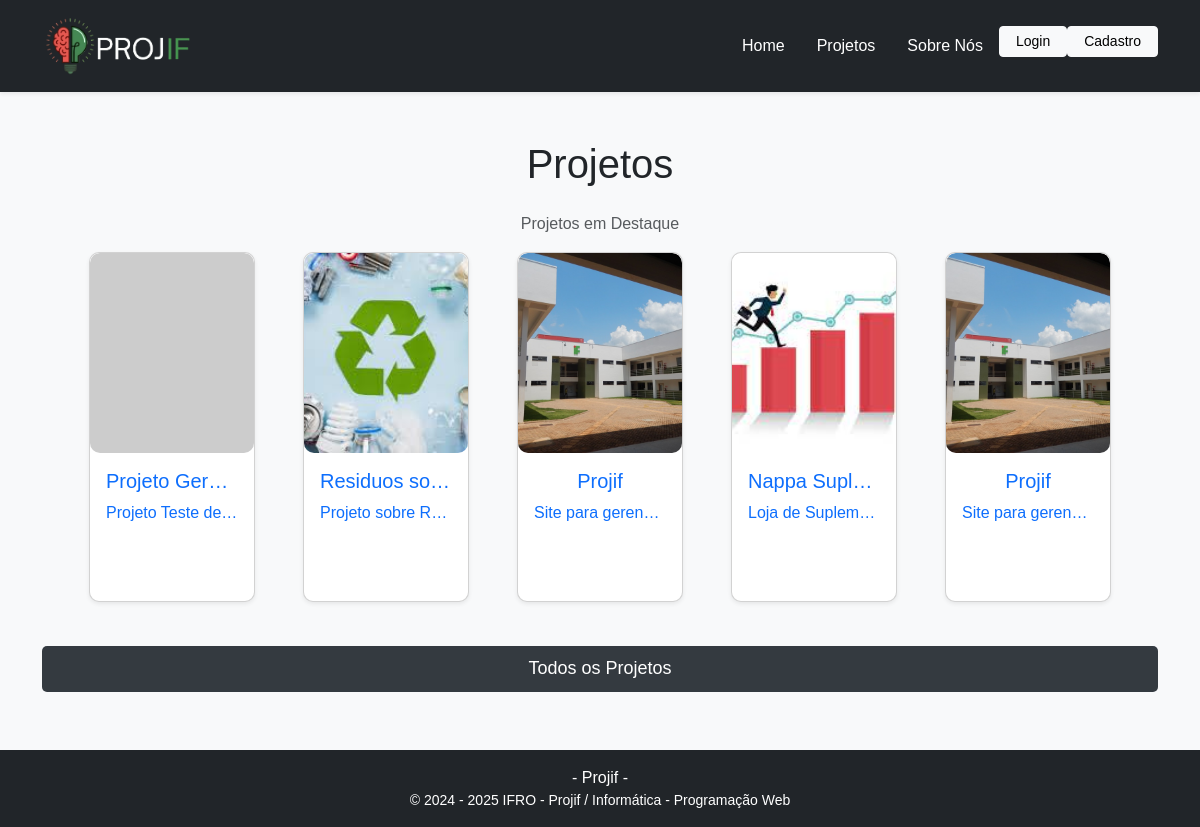
Page /projetos on the committed database.
### tables this page shows
CREATE TABLE `projetos` (
  `id` int(255) NOT NULL,
  `title` varchar(255) NOT NULL,
  `description` varchar(255) NOT NULL,
  `texto` text NOT NULL,
  `data_inicio` date DEFAULT NULL,
  `status` varchar(1) NOT NULL,
  `usuario_id` int(255) NOT NULL,
  `Tecnologias` varchar(255) NOT NULL,
  `banner` varchar(255) DEFAULT NULL
);

### app/controllers/projetoController.php (called while the page is built, shortened)
<?php
class ProjetoController extends Controller
{
    public function index()
    {
        $projetos = Projeto::listarTodos();
        View::render('projeto/index', ['projetos' => $projetos]);
    }
}

### public/index.php (called while the page is built, shortened)
<?php
$url = $_GET['url'] ?? '/';
Router::dispatch($url);

### app/models/projeto.php (called while the page is built, shortened)
<?php
class Projeto extends Model
{
    public static function listarTodos()
    {
        $db = self::getDB();
        $stmt = $db->query("SELECT * FROM projetos");
        return $stmt->fetchAll(PDO::FETCH_ASSOC);
    }
}

### app/views/projeto/index.php (the view, shortened to what this page needs)
<!DOCTYPE html>
<html lang="pt-br">
<head>
    <link rel="stylesheet" href="<?= URL ?>/bootstrap/css/bootstrap.css">
</head>
<body class="d-flex flex-column min-vh-100">
    <?php include './../app/views/partial/header.php'; ?>
    <div class="container py-5 flex-grow-1">
        <h1 class="mb-4 text-center text-dark">Projetos</h1>
        <div class="text-center mb-4">
            <p class="text-muted">Projetos em Destaque</p>
            <div class="row justify-content-center gap-4">
                <?php
                $max = count($projetos);
                $min = 1;
                $destaque_ids = [
                    random_int($min, $max),
                    random_int($min, $max),
                    random_int($min, $max),
                    random_int($min, $max),
                    random_int($min, $max)
                ];
                $destaque_projects = [];
                foreach ($destaque_ids as $id) {
                    if (isset($projetos[$id - 1])) {
                        $destaque_projects[] = $projetos[$id - 1];
                    }
                }
                ?>
                <?php foreach ($destaque_projects as $projeto): ?>
                    <div class="col-12 col-md-4 col-lg-2">
                        <div class="card project-card shadow-sm">
                            <a href="<?= URL ?>projeto/<?= $projeto['id'] ?>" class="text-decoration-none">
                                <img src="<?= !empty($projeto['banner']) ? URL . 'public/' . $projeto['banner'] : 'https://placehold.co/100x100' ?>" class="card-img-top" alt="Imagem do Projeto">
                                <div class="card-body p-3">
                                    <h5 class="card-title text-truncate"><?= htmlspecialchars($projeto['title']) ?></h5>
                                    <p class="card-text text-truncate" title="<?= htmlspecialchars($projeto['description']) ?>"><?= htmlspecialchars($projeto['description']) ?></p>
                                </div>
                            </a>
                        </div>
                    </div>
                <?php endforeach; ?>
            </div>
        </div>
        <h2 class="cursor-pointer list-header" data-bs-toggle="collapse" data-bs-target="#allProjectsList" aria-expanded="false" aria-controls="allProjectsList">
            Todos os Projetos
        </h2>
    </div>
    <?php include './../app/views/partial/footer.php'; ?>
</body>
</html>

### app/core/router.php (shortened to what this page needs)
<?php
class Router
{
    private static $routes = [];
    public static function get($route, $controller)
    {
        $route = preg_replace('/{(\w+)}/', '(?P<\1>[^/]+)', trim($route, '/'));
        self::$routes['GET'][$route] = $controller;
    }
    public static function post($route, $controller)
    {
        $route = preg_replace('/{(\w+)}/', '(?P<\1>[^/]+)', trim($route, '/'));
        self::$routes['POST'][$route] = $controller;
    }
    public static function dispatch($url)
    {
        $url = trim(parse_url($url, PHP_URL_PATH), '/');
        $method = $_SERVER['REQUEST_METHOD'];
        foreach (self::$routes[$method] as $route => $controller) {
            if (preg_match("#^$route$#", $url, $matches)) {
                $params = array_filter($matches, 'is_string', ARRAY_FILTER_USE_KEY);
                [$controller, $method] = explode('@', $controller);
                $controller = "App\\Controllers\\$controller";
                if (class_exists($controller) && method_exists($controller, $method)) {
                    call_user_func_array([new $controller, $method], $params);
                    return;
                }
            }
        }
    }
}

### app/core/view.php (shortened to what this page needs)
<?php
class View
{
    public static function render($view, $data = [])
    {
        extract($data);
        $file = __DIR__ . "/../views/$view.php";
        if (file_exists($file)) {
            include $file;
        } else {
            die("Erro: A view <strong>$view.php</strong> não foi encontrada em <strong>$file</strong>");
        }
    }
}

### app/views/partial/header.php (shortened to what this page needs)
<?php
$usuarioLogado = isset($_SESSION['usuario_id']);
?>
<header class="bg-dark text-white shadow-sm">
    <div class="container d-flex justify-content-between align-items-center py-3">
        <h1 class="mb-0">
            <img src="<?= URL ?>public/assets/img/logoprojif.png" whidt="20px" height="60px">
        </h1>
        <nav>
            <ul class="nav">
                <li class="nav-item">
                    <a class="nav-link text-white" href="<?= URL ?>">Home</a>
                </li>
                <li class="nav-item">
                    <a class="nav-link text-white" href="<?= URL ?>projetos">Projetos</a>
                </li>
                <li class="nav-item">
                    <a class="nav-link text-white" href="<?= URL ?>sobre">Sobre Nós</a>
                </li>
                <?php if ($usuarioLogado): ?>
                    <li class="nav-item">
                        <a class="nav-link text-white" href="<?= URL ?>usuario">Perfil</a>
                    </li>
                    <li class="nav-item">
                        <a class="nav-link text-white" href="<?= URL ?>logout">Sair</a>
                    </li>
                <?php else: ?>
                    <li class="nav-item">
                        <a class="btn btn-light btn-sm px-3" href="<?= URL ?>login">Login</a>
                    </li>
                    <li class="nav-item">
                        <a class="btn btn-light btn-sm px-3" href="<?= URL ?>cadastro">Cadastro</a>
                    </li>
                <?php endif; ?>
            </ul>
        </nav>
    </div>
</header>

### app/views/partial/footer.php
<footer class="bg-dark text-white text-center py-3 mt-auto">
    <p class="mb-0">- <?= APP_NOME ?> -</p>
    <small>
        <div>&COPY; 2024 - <?= date('Y') ?> IFRO - <?= APP_NOME ?> / Informática - Programação Web</div>
    </small>
</footer>

### app/views/projeto/index.php (style rules this page uses)
body { font-family: 'Arial', sans-serif; background-color: #f8f9fa; }
.project-card { width: 100%; max-width: 270px; height: 350px; margin-bottom: 20px; overflow: hidden; transition: transform 0.3s, box-shadow 0.3s; border-radius: 10px; }
.project-card img { object-fit: cover; height: 200px; border-radius: 10px; }
.list-header { cursor: pointer; background-color: #343a40; color: white; padding: 12px; border-radius: 5px; text-align: center; margin-bottom: 10px; font-size: 18px; }

### rows in the picture
projetos: title "Projeto Ger…", description "Projeto Teste de…"
projetos: banner (picture), title "Residuos so…", description "Projeto sobre R…"
projetos: banner (picture), title "Projif", description "Site para geren…"
projetos: banner (picture), title "Nappa Supl…", description "Loja de Suplem…"
